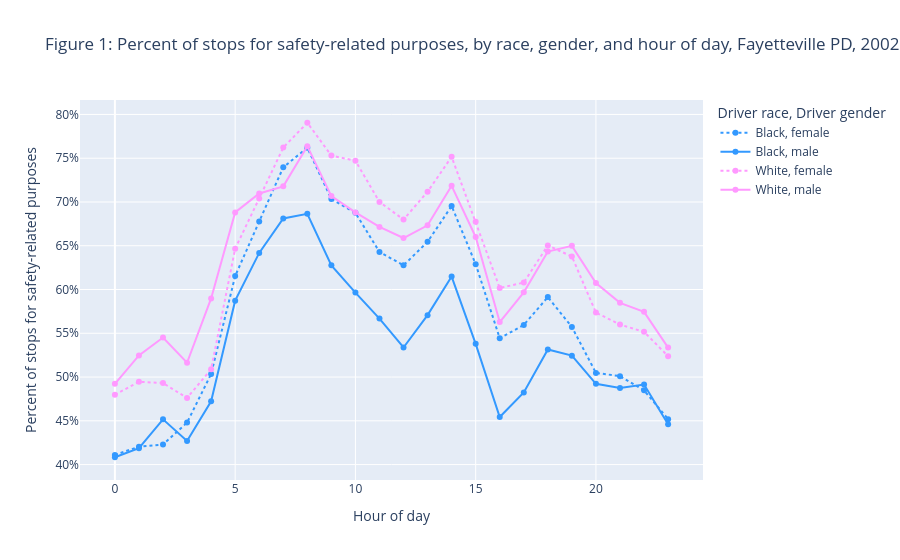

The code cell stored with this chart in its notebook:
### Code cell
mask = (df["stop_purpose_group"] == "Safety Violation") & (
    df["driver_race"].isin(["Black", "White"])
)
fig = px.line(
    df[mask],
    x="hour_of_day",
    y="percent_stops_for_race_gender",
    color="driver_race",
    title="Figure 1: Percent of stops for safety-related purposes, by race, gender, and hour of day, Fayetteville PD, 2002-2022",
    labels={
        "percent_stops_for_race_gender": "Percent of stops for safety-related purposes",
        "hour_of_day": "Hour of day",
        "driver_race": "Driver race",
        "driver_gender": "Driver gender",
    },
    color_discrete_sequence=(px.colors.diverging.Picnic[1], px.colors.diverging.Picnic[7]),
    height=600,
    markers=True,
    line_dash="driver_gender",
    line_dash_map={"male": "solid", "female": "dot"},
    line_group="driver_gender",
)
fig.layout.yaxis.tickformat = ",.0%"
fig.update_traces(textposition="bottom right")

### Figure 1 — Plotly figure (JSON) as saved in the notebook; plotly's stock layout.template omitted (floating-point values rounded to 4 significant figures)
{"data": [{"hovertemplate": "Driver race=Black<br>Driver gender=female<br>Hour of day=%{x}<br>Percent of stops for safety-related purposes=%{y}<extra></extra>", "legendgroup": "Black, female", "line": {"color": "rgb(51,153,255)", "dash": "dot"}, "marker": {"symbol": "circle"}, "mode": "markers+lines", "name": "Black, female", "orientation": "v", "showlegend": true, "textposition": "bottom right", "type": "scatter", "x": [0, 1, 2, 3, 4, 5, 6, 7, 8, 9, 10, 11, 12, 13, 14, 15, 16, 17, 18, 19, 20, 21, 22, 23], "xaxis": "x", "y": [0.411, 0.4205, 0.423, 0.4479, 0.5035, 0.6153, 0.6778, 0.7396, 0.762, 0.7034, 0.6876, 0.6429, 0.6276, 0.6544, 0.6953, 0.629, 0.5443, 0.5595, 0.5913, 0.5572, 0.5047, 0.501, 0.4848, 0.4519], "yaxis": "y"}, {"hovertemplate": "Driver race=Black<br>Driver gender=male<br>Hour of day=%{x}<br>Percent of stops for safety-related purposes=%{y}<extra></extra>", "legendgroup": "Black, male", "line": {"color": "rgb(51,153,255)", "dash": "solid"}, "marker": {"symbol": "circle"}, "mode": "markers+lines", "name": "Black, male", "orientation": "v", "showlegend": true, "textposition": "bottom right", "type": "scatter", "x": [0, 1, 2, 3, 4, 5, 6, 7, 8, 9, 10, 11, 12, 13, 14, 15, 16, 17, 18, 19, 20, 21, 22, 23], "xaxis": "x", "y": [0.4084, 0.4187, 0.4517, 0.4269, 0.4723, 0.5873, 0.6418, 0.6811, 0.6864, 0.6276, 0.5965, 0.5668, 0.5338, 0.5707, 0.6148, 0.538, 0.4543, 0.4824, 0.5315, 0.5245, 0.4923, 0.4876, 0.4915, 0.4461], "yaxis": "y"}, {"hovertemplate": "Driver race=White<br>Driver gender=female<br>Hour of day=%{x}<br>Percent of stops for safety-related purposes=%{y}<extra></extra>", "legendgroup": "White, female", "line": {"color": "rgb(255,153,255)", "dash": "dot"}, "marker": {"symbol": "circle"}, "mode": "markers+lines", "name": "White, female", "orientation": "v", "showlegend": true, "textposition": "bottom right", "type": "scatter", "x": [0, 1, 2, 3, 4, 5, 6, 7, 8, 9, 10, 11, 12, 13, 14, 15, 16, 17, 18, 19, 20, 21, 22, 23], "xaxis": "x", "y": [0.4798, 0.4946, 0.4932, 0.4761, 0.5089, 0.6467, 0.7041, 0.7622, 0.7905, 0.753, 0.7471, 0.7, 0.68, 0.7117, 0.7515, 0.6773, 0.6017, 0.608, 0.6504, 0.6377, 0.5737, 0.5599, 0.5516, 0.5238], "yaxis": "y"}, {"hovertemplate": "Driver race=White<br>Driver gender=male<br>Hour of day=%{x}<br>Percent of stops for safety-related purposes=%{y}<extra></extra>", "legendgroup": "White, male", "line": {"color": "rgb(255,153,255)", "dash": "solid"}, "marker": {"symbol": "circle"}, "mode": "markers+lines", "name": "White, male", "orientation": "v", "showlegend": true, "textposition": "bottom right", "type": "scatter", "x": [0, 1, 2, 3, 4, 5, 6, 7, 8, 9, 10, 11, 12, 13, 14, 15, 16, 17, 18, 19, 20, 21, 22, 23], "xaxis": "x", "y": [0.4922, 0.5247, 0.5451, 0.5163, 0.5898, 0.688, 0.7097, 0.7179, 0.7637, 0.7067, 0.6881, 0.6715, 0.6588, 0.6734, 0.7184, 0.66, 0.5628, 0.5967, 0.6434, 0.6499, 0.6074, 0.5848, 0.5745, 0.5336], "yaxis": "y"}], "layout": {"autosize": true, "legend": {"title": {"text": "Driver race, Driver gender"}, "tracegroupgap": 0}, "title": {"text": "Figure 1: Percent of stops for safety-related purposes, by race, gender, and hour of day, Fayetteville PD, 2002-2022"}, "xaxis": {"anchor": "y", "autorange": true, "domain": [0, 1], "range": [-1.379, 24.38], "title": {"text": "Hour of day"}, "type": "linear"}, "yaxis": {"anchor": "x", "autorange": true, "domain": [0, 1], "range": [0.3829, 0.816], "tickformat": ",.0%", "title": {"text": "Percent of stops for safety-related purposes"}, "type": "linear"}}}
